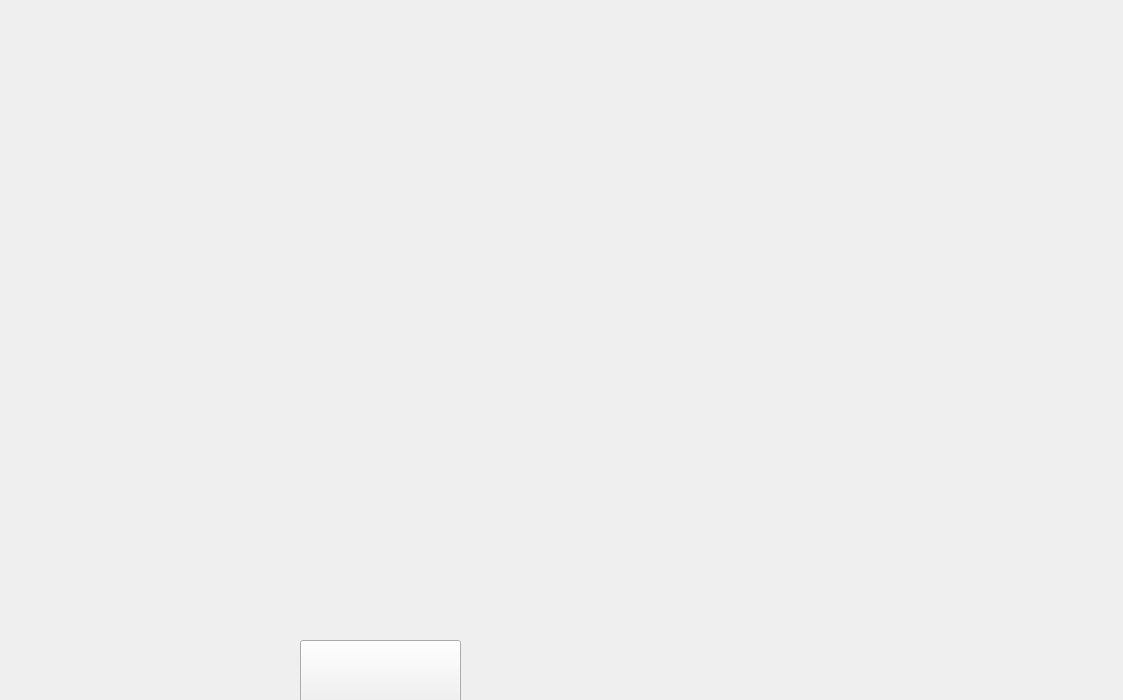
<?xml version="1.0" encoding="UTF-8"?>
<ui version="4.0">
 <class>ALEX</class>
 <widget class="QMainWindow" name="ALEX">
  <property name="geometry">
   <rect>
    <x>0</x>
    <y>0</y>
    <width>1123</width>
    <height>700</height>
   </rect>
  </property>
  <property name="windowTitle">
   <string>MainWindow</string>
  </property>
  <widget class="QWidget" name="centralwidget">
   <widget class="QLabel" name="Background">
    <property name="geometry">
     <rect>
      <x>-20</x>
      <y>-20</y>
      <width>1281</width>
      <height>731</height>
     </rect>
    </property>
    <property name="pixmap">
     <pixmap>Black_Template.png</pixmap>
    </property>
    <property name="scaledContents">
     <bool>true</bool>
    </property>
   </widget>
   <widget class="QLabel" name="Voice">
    <property name="geometry">
     <rect>
      <x>10</x>
      <y>520</y>
      <width>231</width>
      <height>171</height>
     </rect>
    </property>
    <property name="text">
     <string/>
    </property>
    <property name="pixmap">
     <pixmap>Ntuks.gif</pixmap>
    </property>
    <property name="scaledContents">
     <bool>true</bool>
    </property>
   </widget>
   <widget class="QLabel" name="Initial">
    <property name="geometry">
     <rect>
      <x>0</x>
      <y>-50</y>
      <width>441</width>
      <height>251</height>
     </rect>
    </property>
    <property name="text">
     <string/>
    </property>
    <property name="pixmap">
     <pixmap>initial.gif</pixmap>
    </property>
    <property name="scaledContents">
     <bool>true</bool>
    </property>
   </widget>
   <widget class="QLabel" name="Dis">
    <property name="geometry">
     <rect>
      <x>740</x>
      <y>10</y>
      <width>391</width>
      <height>221</height>
     </rect>
    </property>
    <property name="text">
     <string/>
    </property>
    <property name="pixmap">
     <pixmap>Hero_Template.gif</pixmap>
    </property>
    <property name="scaledContents">
     <bool>true</bool>
    </property>
   </widget>
   <widget class="QLabel" name="Earth">
    <property name="geometry">
     <rect>
      <x>330</x>
      <y>200</y>
      <width>431</width>
      <height>251</height>
     </rect>
    </property>
    <property name="text">
     <string/>
    </property>
    <property name="pixmap">
     <pixmap>Earth_Template.gif</pixmap>
    </property>
    <property name="scaledContents">
     <bool>true</bool>
    </property>
   </widget>
   <widget class="QPushButton" name="Exit">
    <property name="geometry">
     <rect>
      <x>300</x>
      <y>640</y>
      <width>161</width>
      <height>71</height>
     </rect>
    </property>
    <property name="styleSheet">
     <string notr="true"/>
    </property>
    <property name="text">
     <string/>
    </property>
    <property name="icon">
     <iconset>
      <normaloff>Quit.png</normaloff>Quit.png</iconset>
    </property>
    <property name="iconSize">
     <size>
      <width>183</width>
      <height>150</height>
     </size>
    </property>
   </widget>
   <widget class="QLabel" name="Circle">
    <property name="geometry">
     <rect>
      <x>-10</x>
      <y>190</y>
      <width>291</width>
      <height>281</height>
     </rect>
    </property>
    <property name="text">
     <string/>
    </property>
    <property name="pixmap">
     <pixmap>giphy.gif</pixmap>
    </property>
    <property name="scaledContents">
     <bool>true</bool>
    </property>
   </widget>
   <widget class="QLabel" name="Ball0101">
    <property name="geometry">
     <rect>
      <x>900</x>
      <y>250</y>
      <width>211</width>
      <height>131</height>
     </rect>
    </property>
    <property name="text">
     <string/>
    </property>
    <property name="pixmap">
     <pixmap>jhd.gif</pixmap>
    </property>
    <property name="scaledContents">
     <bool>true</bool>
    </property>
   </widget>
   <widget class="QLabel" name="label">
    <property name="geometry">
     <rect>
      <x>760</x>
      <y>410</y>
      <width>361</width>
      <height>291</height>
     </rect>
    </property>
    <property name="text">
     <string/>
    </property>
    <property name="pixmap">
     <pixmap>kjl.gif</pixmap>
    </property>
    <property name="scaledContents">
     <bool>true</bool>
    </property>
   </widget>
   <zorder>Background</zorder>
   <zorder>Voice</zorder>
   <zorder>Earth</zorder>
   <zorder>Circle</zorder>
   <zorder>Ball0101</zorder>
   <zorder>Exit</zorder>
   <zorder>label</zorder>
   <zorder>Dis</zorder>
   <zorder>Initial</zorder>
  </widget>
 </widget>
 <resources/>
 <connections/>
</ui>
